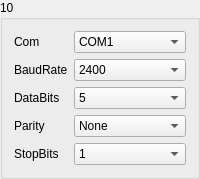
       <widget class="QGroupBox" name="gBoxMeter_10">
        <property name="title">
         <string>10</string>
        </property>
        <layout class="QGridLayout" name="gridLayout_14">
         <item row="0" column="0">
          <widget class="QLabel" name="label_68">
           <property name="sizePolicy">
            <sizepolicy hsizetype="Fixed" vsizetype="Preferred">
             <horstretch>0</horstretch>
             <verstretch>0</verstretch>
            </sizepolicy>
           </property>
           <property name="text">
            <string>Com</string>
           </property>
          </widget>
         </item>
         <item row="0" column="1">
          <widget class="QComboBox" name="comboMeterSerialNum_10">
           <item>
            <property name="text">
             <string>COM1</string>
            </property>
           </item>
           <item>
            <property name="text">
             <string>COM2</string>
            </property>
           </item>
           <item>
            <property name="text">
             <string>COM3</string>
            </property>
           </item>
           <item>
            <property name="text">
             <string>COM4</string>
            </property>
           </item>
           <item>
            <property name="text">
             <string>COM5</string>
            </property>
           </item>
           <item>
            <property name="text">
             <string>COM6</string>
            </property>
           </item>
           <item>
            <property name="text">
             <string>COM7</string>
            </property>
           </item>
           <item>
            <property name="text">
             <string>COM8</string>
            </property>
           </item>
           <item>
            <property name="text">
             <string>COM9</string>
            </property>
           </item>
           <item>
            <property name="text">
             <string>COM10</string>
            </property>
           </item>
           <item>
            <property name="text">
             <string>COM11</string>
            </property>
           </item>
           <item>
            <property name="text">
             <string>COM12</string>
            </property>
           </item>
           <item>
            <property name="text">
             <string>COM13</string>
            </property>
           </item>
           <item>
            <property name="text">
             <string>COM14</string>
            </property>
           </item>
           <item>
            <property name="text">
             <string>COM15</string>
            </property>
           </item>
           <item>
            <property name="text">
             <string>COM16</string>
            </property>
           </item>
           <item>
            <property name="text">
             <string>COM17</string>
            </property>
           </item>
           <item>
            <property name="text">
             <string>COM18</string>
            </property>
           </item>
           <item>
            <property name="text">
             <string>COM19</string>
            </property>
           </item>
           <item>
            <property name="text">
             <string>COM20</string>
            </property>
           </item>
          </widget>
         </item>
         <item row="1" column="0">
          <widget class="QLabel" name="label_69">
           <property name="text">
            <string>BaudRate</string>
           </property>
          </widget>
         </item>
         <item row="1" column="1">
          <widget class="QComboBox" name="comboMeterBaudRate_10">
           <item>
            <property name="text">
             <string>2400</string>
            </property>
           </item>
           <item>
            <property name="text">
             <string>4800</string>
            </property>
           </item>
           <item>
            <property name="text">
             <string>9600</string>
            </property>
           </item>
           <item>
            <property name="text">
             <string>14400</string>
            </property>
           </item>
           <item>
            <property name="text">
             <string>19200</string>
            </property>
           </item>
           <item>
            <property name="text">
             <string>38400</string>
            </property>
           </item>
           <item>
            <property name="text">
             <string>56000</string>
            </property>
           </item>
          </widget>
         </item>
         <item row="2" column="0">
          <widget class="QLabel" name="label_70">
           <property name="text">
            <string>DataBits</string>
           </property>
          </widget>
         </item>
         <item row="2" column="1">
          <widget class="QComboBox" name="comboMeterBits_10">
           <item>
            <property name="text">
             <string>5</string>
            </property>
           </item>
           <item>
            <property name="text">
             <string>6</string>
            </property>
           </item>
           <item>
            <property name="text">
             <string>7</string>
            </property>
           </item>
           <item>
            <property name="text">
             <string>8</string>
            </property>
           </item>
          </widget>
         </item>
         <item row="3" column="0">
          <widget class="QLabel" name="label_71">
           <property name="text">
            <string>Parity</string>
           </property>
          </widget>
         </item>
         <item row="3" column="1">
          <widget class="QComboBox" name="comboMeterChkBit_10">
           <item>
            <property name="text">
             <string>None</string>
            </property>
           </item>
           <item>
            <property name="text">
             <string>Odd</string>
            </property>
           </item>
           <item>
            <property name="text">
             <string>Even</string>
            </property>
           </item>
          </widget>
         </item>
         <item row="4" column="0">
          <widget class="QLabel" name="label_72">
           <property name="text">
            <string>StopBits</string>
           </property>
          </widget>
         </item>
         <item row="4" column="1">
          <widget class="QComboBox" name="comboMeterEndBit_10">
           <item>
            <property name="text">
             <string>1</string>
            </property>
           </item>
           <item>
            <property name="text">
             <string>1.5</string>
            </property>
           </item>
           <item>
            <property name="text">
             <string>2</string>
            </property>
           </item>
          </widget>
         </item>
        </layout>
       </widget>
